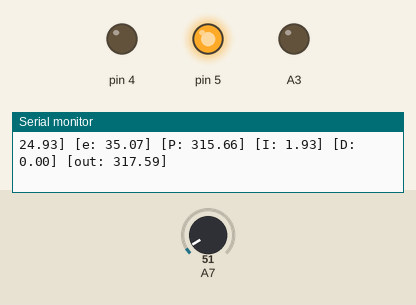
Recording of a sketch running on a simulated Arduino Nano, built with avr-gcc and run on an emulated ATmega328P. Parts: output pins drawn as LEDs (lit = HIGH), the last lines printed to the serial monitor. The test bench sets the inputs (shaded band); at power-on: A7 = 51.

Above: at 1.2 s.
1.3 s: A7 set to 71
At 1.9 s:
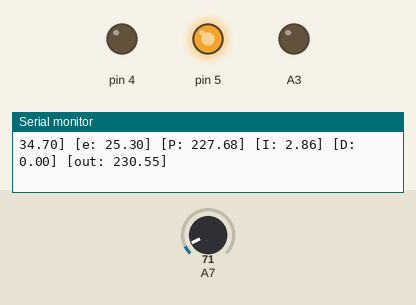
4.3 s: A7 set to 163
At 5.4 s:
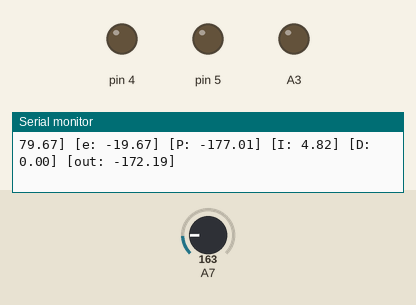
5.8 s: A7 set to 86
At 8.1 s:
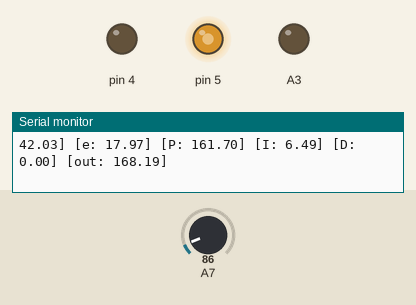
Timing chart, 0 to 14.8 s (numbered marks = the images above; inputs shaded):
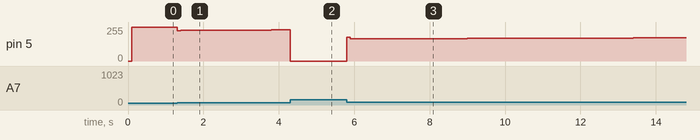

The sketch:

DKNhietDo.ino
```cpp
#define LM35 analogRead(A7)
#include <TimerOne.h>
float ndo;
int mucdich = 60;
float Kp = 9;
float Ki = 0.05;
float Kd = 0.03;
float viphan = 0;
float tichphan = 0;
float e;
float pre_e;
float out;
void setup() {
  pinMode(4, OUTPUT);
  pinMode(5, OUTPUT);
  pinMode(A3, OUTPUT);
  Serial.begin(250000);
  Timer1.initialize(100000);
  Timer1.attachInterrupt(PID);
}
void loop() {
  //PID_CUIBAP(70);
}
void PID_CUIBAP(int setndo) {
  ndo = LM35 * 5.0 / 1023 * 100;
  if (millis() % 500 < 2) {
    Serial.println(ndo);
  }
  if (ndo < setndo) {
    analogWrite(5, 255);
    digitalWrite(A3,1);
    //Serial.println("   [ON]");
  }
  if (ndo >= setndo) {
    analogWrite(5, 0);
    digitalWrite(A3,0);
    //Serial.println("   [OFF]");
  }
}
void PID() {
  ndo = LM35 * 5.0 / 1023 * 100;
  pre_e = e;
  e = mucdich - ndo;
  //if (pre_e > 0 && e <= 0) { tichphan = 0; }
  viphan = (e - pre_e) / 0.1;
  tichphan += e * 0.1;
  out = Kp * e + Ki * tichphan + Kd * viphan;
  int PWM = (int)out;
  if (PWM > 255) {
    PWM = 255;
  }
  if (PWM < 0) {
    PWM = 0;
  }
  analogWrite(5, PWM);
  Serial.print(ndo); Serial.print("] [e: ");
  Serial.print(e); Serial.print("] [P: ");
  Serial.print(Kp * e); Serial.print("] [I: ");
  Serial.print(Ki * tichphan); Serial.print("] [D: ");
  Serial.print(Kd * viphan); Serial.print("] [out: ");
  Serial.print(out); Serial.println("]");
}
```

Measured:
- after the input at 1.3 s, pin 5: 255/255 → 226/255 at once, → 230/255 0.10 s later, → 231/255 0.80 s later, → 232/255 0.80 s later, … (5 changes in this stretch)
- after the input at 5.8 s, pin 5: 0/255 → 177/255 at once, → 166/255 0.10 s later, → 167/255 0.80 s later, → 168/255 1.1 s later, … (10 changes in this stretch)
